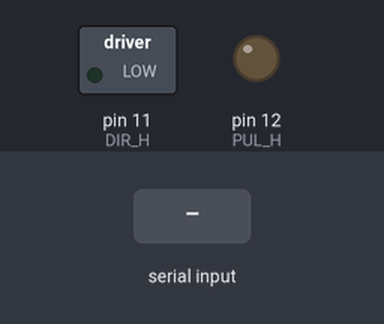
Simulated run of this program. Board: Arduino Uno, built with avr-gcc and run on an emulated ATmega328P. On the bench: switched loads named in the program (green lamp = pin HIGH), output pins drawn as LEDs (lit = HIGH). The inputs (shaded band) are chosen by the test bench.

Above: at 1.2 s.
1.3 s: "x" received over Serial
At 2.6 s:
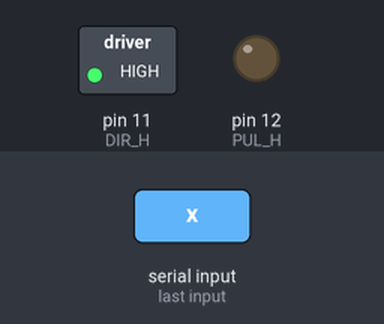
2.9 s: "w" received over the second serial link
At 2.95 s:
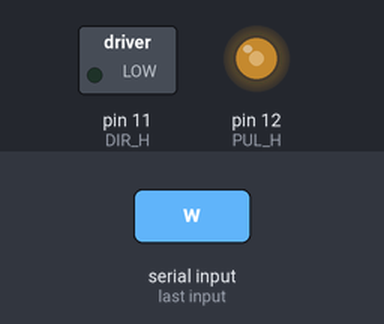
4.5 s: "x" received over the second serial link
At 4.55 s:
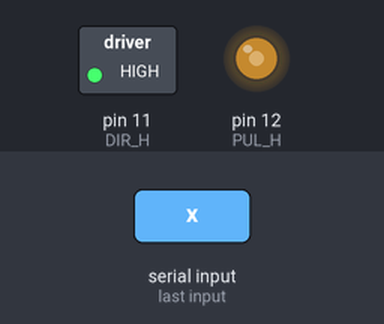
6.1 s: "W" received over the second serial link
At 7.6 s:
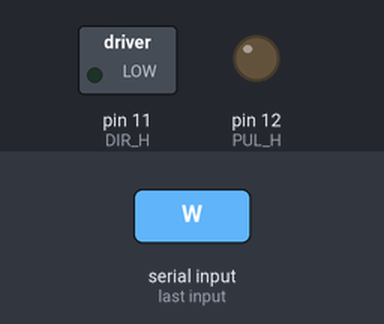
Timing chart, 0 to 8.7 s (numbered marks = the images above; inputs shaded):
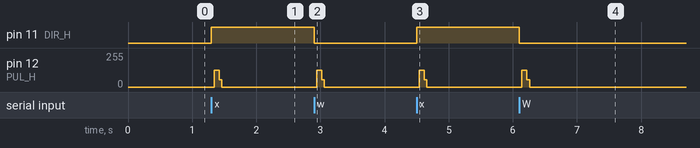

Measured:
- after the input at 1.3 s, pin 11 (DIR_H): LOW → HIGH at once; pin 12 (PUL_H): 0/255 → 127/255 at once, → 0/255 0.08 s later
- after the input at 2.9 s, pin 11 (DIR_H): HIGH → LOW at once; pin 12 (PUL_H): 0/255 → 127/255 at once, → 0/255 0.08 s later
- after the input at 4.5 s, pin 11 (DIR_H): LOW → HIGH at once; pin 12 (PUL_H): 0/255 → 127/255 at once, → 0/255 0.08 s later
- after the input at 6.1 s, pin 11 (DIR_H): HIGH → LOW at once; pin 12 (PUL_H): 0/255 → 127/255 at once, → 0/255 0.08 s later

The program:

main.cpp
```cpp
#include <Arduino.h>
#include <SoftwareSerial.h>

/* HORIZONTAL */
#define ENA_H 13
#define PUL_H 12
#define DIR_H 11

// Define os pinos para RX e TX
const int rxPin = A0;
const int txPin = A1;

// Cria uma instância da classe SoftwareSerial
SoftwareSerial serialbluetooth(rxPin, txPin); // RX, TX

#define delayMs 45
#define pulsosHoriz 1000
#define pulsosDiagonais 3200

void setup()
{
   pinMode(DIR_H, OUTPUT);
   pinMode(PUL_H, OUTPUT);
   serialbluetooth.begin(9600);
   Serial.begin(9600);
}

void loop()
{
   char recebidoMonitorSerial = 0;

   if (Serial.available())
   {
      recebidoMonitorSerial = Serial.read();
   }
   else if (serialbluetooth.available())
   {
      recebidoMonitorSerial = serialbluetooth.read();
   }

   if (recebidoMonitorSerial == 'x' || recebidoMonitorSerial == 'X')
   {
      digitalWrite(DIR_H, HIGH);
      for (int h = 0; h < pulsosHoriz; h++)
      { // Gere pulsosHoriz para girar o motor
         digitalWrite(PUL_H, HIGH);
         delayMicroseconds(delayMs); // Ajuste a velocidade aqui
         digitalWrite(PUL_H, LOW);
         delayMicroseconds(delayMs);
      }
   }
   else if (recebidoMonitorSerial == 'w' || recebidoMonitorSerial == 'W')
   {
      digitalWrite(DIR_H, LOW);
      for (int r = 0; r < pulsosHoriz; r++)
      { // Gere pulsosHoriz para girar o motor
         digitalWrite(PUL_H, HIGH);
         delayMicroseconds(delayMs); // Ajuste a velocidade aqui
         digitalWrite(PUL_H, LOW);
         delayMicroseconds(delayMs);
      }
   }
}
```
